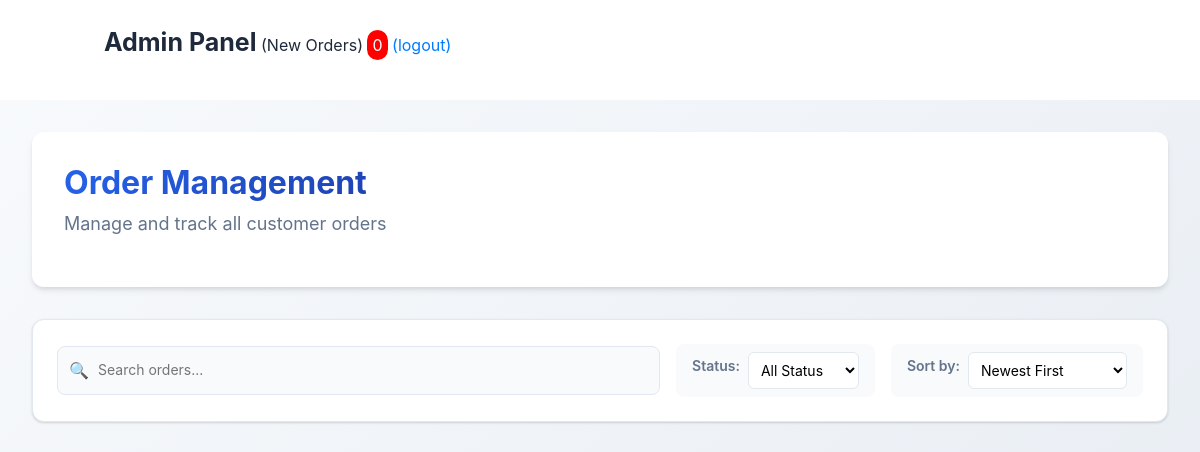
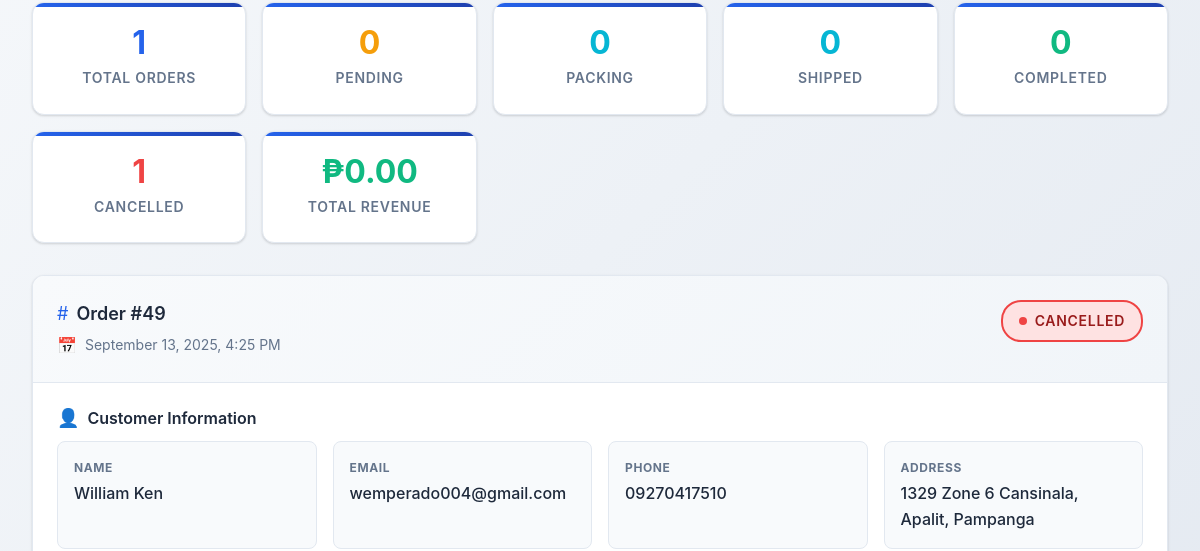
The app's page /admin/pending_orders.php (signed in, upper part), older data (2 pictures, top to bottom).
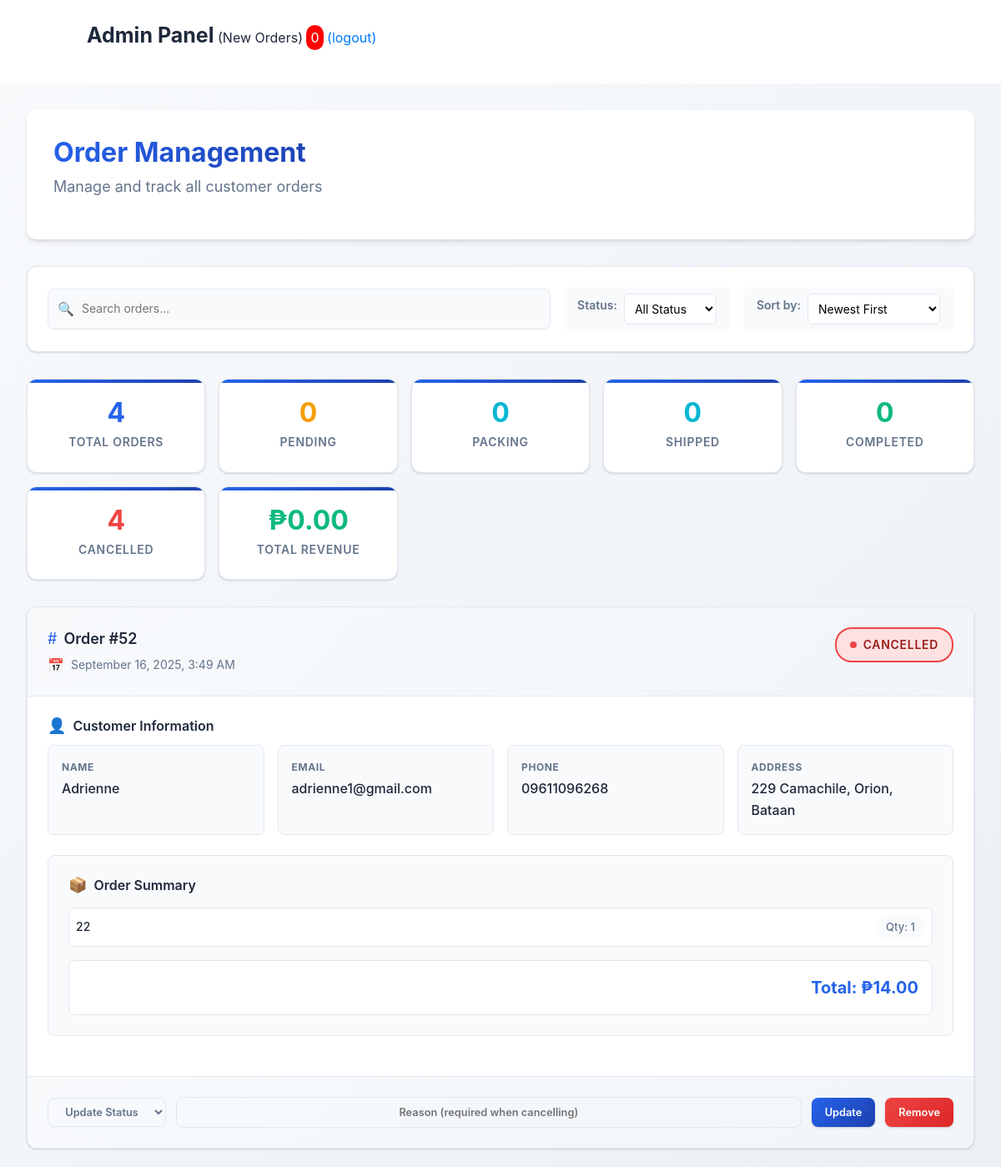
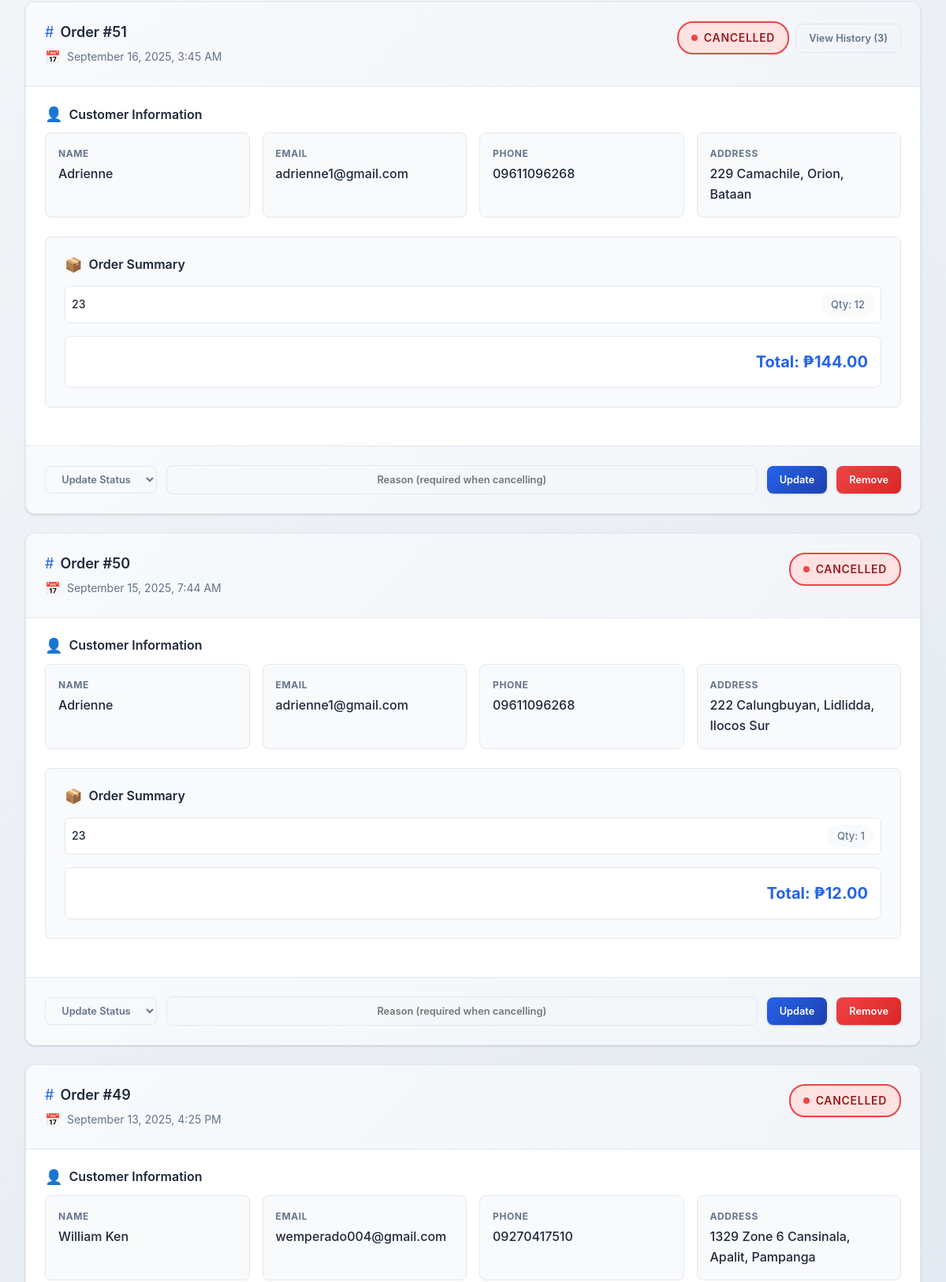
The same page, newer data (2 pictures, top to bottom).
### tables this page shows
CREATE TABLE `orders` (
  `o_id` int(11) NOT NULL,
  `user_id` int(11) NOT NULL,
  `name` varchar(100) NOT NULL,
  `address` varchar(255) NOT NULL,
  `phone` varchar(20) DEFAULT NULL,
  `payment_method` varchar(50) NOT NULL,
  `totalproduct` varchar(100) NOT NULL,
  `totalprice` decimal(10,2) NOT NULL,
  `status` enum('Pending','Packing','Shipped','Completed','Cancelled') DEFAULT 'Pending',
  `status_updated_at` timestamp NULL DEFAULT NULL,
  `created_at` timestamp(6) NOT NULL DEFAULT current_timestamp(6)
);

CREATE TABLE `users` (
  `u_id` int(11) NOT NULL,
  `f_name` varchar(100) NOT NULL,
  `l_name` varchar(100) NOT NULL,
  `email` varchar(150) NOT NULL,
  `phone` varchar(20) NOT NULL,
  `pass` varchar(255) NOT NULL,
  `zone` varchar(100) DEFAULT NULL,
  `street` varchar(150) NOT NULL,
  `barangay` varchar(100) DEFAULT NULL,
  `city` varchar(100) DEFAULT NULL,
  `province` varchar(100) DEFAULT NULL,
  `region` varchar(100) DEFAULT NULL,
  `created_at` timestamp NOT NULL DEFAULT current_timestamp()
);

### admin/pending_orders.php (the view, shortened to what the changed rows need)
<?php
include 'header.php';
include 'lib/connection.php';
$sql = "SELECT o.*, u.email as user_email, DATE_FORMAT(o.created_at, '%Y-%m-%d %H:%i:%s') AS created_at_display FROM orders o
    LEFT JOIN users u ON o.user_id = u.u_id
    ORDER BY o.created_at DESC";
$result = $conn->query($sql);
$stats_sql = "SELECT
    COUNT(*) as total_orders,
    SUM(CASE WHEN status = 'Pending' THEN 1 ELSE 0 END) as pending_count,
    SUM(CASE WHEN status = 'Packing' THEN 1 ELSE 0 END) as processing_count,
    SUM(CASE WHEN status = 'Shipped' THEN 1 ELSE 0 END) as shipped_count,
    SUM(CASE WHEN status = 'Completed' THEN 1 ELSE 0 END) as completed_count,
    SUM(CASE WHEN status = 'Cancelled' THEN 1 ELSE 0 END) as cancelled_count,
    -- Only count revenue for orders that are marked Completed (delivered)
    SUM(CASE WHEN status = 'Completed' THEN totalprice ELSE 0 END) as total_revenue
    FROM orders";
$stats_result = $conn->query($stats_sql);
$stats = $stats_result->fetch_assoc();
$status_label_map = [
    'Pending' => 'Pending',
    'Packing' => 'Packing',
    'Processing' => 'Packing',
    'Shipped' => 'Shipped',
    'Completed' => 'Delivered',
    'Cancelled' => 'Cancelled'
];
?>
<!DOCTYPE html>
<html lang="en">
<head>
    <link rel="stylesheet" href="css/pending_orders.css">
</head>
<body>
<div class="pendingbody">
    <div class="page-header">
        <div>
            <h1 class="page-title">Order Management</h1>
        </div>
    </div>
    <div class="stats-grid">
        <div class="stat-card">
            <div class="stat-value" style="color: var(--primary-color);"><?php echo $stats['total_orders']; ?></div>
            <div class="stat-label">Total Orders</div>
        </div>
        <div class="stat-card">
            <div class="stat-value" style="color: var(--danger-color);"><?php echo $stats['cancelled_count']; ?></div>
            <div class="stat-label">Cancelled</div>
        </div>
    </div>
    <div class="orders-container" id="ordersContainer">
    <?php
    if (mysqli_num_rows($result) > 0) {
        while ($row = mysqli_fetch_assoc($result)) {
            $history_count_query = mysqli_query($conn, "SELECT COUNT(*) as count FROM order_status_history WHERE order_id = '{$row['o_id']}'");
            $history_count = mysqli_fetch_assoc($history_count_query)['count'];
            $products = explode(',', $row["totalproduct"]);
            $product_details = [];
            foreach ($products as $prod) {
                if (preg_match('/^(.+)\((\d+)\)$/', trim($prod), $matches)) {
                    $product_details[] = [
                        'name' => trim($matches[1]),
                        'quantity' => (int)$matches[2]
                    ];
                }
            }
            ?>
            <div class="order-card" data-status="<?php echo strtolower($row['status']); ?>" data-price="<?php echo $row['totalprice']; ?>" data-date="<?php echo strtotime($row['created_at_display'] ?? $row['created_at']); ?>">
                <div class="order-header">
                    <div class="order-info">
                        <div class="order-number">Order #<?php echo $row['o_id']; ?></div>
                        <div class="order-date">
                            <?php
                            $created_for_display = $row['created_at_display'] ?? $row['created_at'];
                            if (!empty($created_for_display)) {
                                $date = new DateTime($created_for_display);
                                $date->setTimezone(new DateTimeZone('Asia/Manila'));
                                echo $date->format("F j, Y, g:i A");
                            } else {
                                echo "N/A";
                            }
                            ?>
                        </div>
                    </div>
                    <div class="order-status">
                        <?php
                        $display_status = $status_label_map[$row['status']] ?? $status_label_map[strtolower($row['status'])] ?? $row['status'];
                        $status_class = 'status-' . preg_replace('/[^a-z0-9]+/', '-', strtolower($row['status']));
                        ?>
                        <span class="status-badge <?php echo $status_class; ?>">
                            <?php echo htmlspecialchars($display_status); ?>
                        </span>
                        <?php if ($history_count > 0): ?>
                            <a href="#" onclick="showStatusHistory(<?php echo $row['o_id']; ?>)" class="btn btn-sm btn-outline">
                                View History (<?php echo $history_count; ?>)
                            </a>
                        <?php endif; ?>
                    </div>
                </div>
                <div class="order-body">
                    <div class="customer-info">
                        <h4>Customer Information</h4>
                        <div class="customer-details">
                            <div class="detail-item">
                                <span class="detail-label">Name</span>
                                <span class="detail-value"><?php echo htmlspecialchars($row["name"]); ?></span>
                            </div>
                            <div class="detail-item">
                                <span class="detail-label">Email</span>
                                <span class="detail-value"><?php echo htmlspecialchars($row["user_email"]); ?></span>
                            </div>
                            <div class="detail-item">
                                <span class="detail-label">Phone</span>
                                <span class="detail-value">
                                    <?php
                                    $phone = $row["phone"];
                                    if (preg_match('/^[0-9]+$/', $phone) && strlen($phone) >= 7 && strlen($phone) <= 15) {
                                        echo htmlspecialchars($phone);
                                    } else {
                                        echo "N/A";
                                    }
                                    ?>
                                </span>
                            </div>
                            <div class="detail-item">
                                <span class="detail-label">Address</span>
                                <span class="detail-value"><?php echo htmlspecialchars($row["address"]); ?></span>
                            </div>
                        </div>
                    </div>
                    <div class="order-summary">
                        <h4>Order Summary</h4>
                        <div class="products-list">
                            <?php foreach ($product_details as $product): ?>
                                <div class="product-item">
                                    <span class="product-name"><?php echo htmlspecialchars($product['name']); ?></span>
                                    <span class="product-quantity">Qty: <?php echo $product['quantity']; ?></span>
                                </div>
                            <?php endforeach; ?>
                        </div>
                        <div class="total-price">
                            Total: ₱<?php echo number_format($row["totalprice"], 2); ?>
                        </div>
                    </div>
                </div>
                <div class="order-actions">
                    <form action="<?php echo $_SERVER['PHP_SELF']; ?>" method="post" class="status-form" style="display: contents;">
                        <select name="update_status" class="btn btn-sm btn-outline" required aria-label="<?php echo 'Update status for order #' . htmlspecialchars($row['o_id']); ?>">
                            <option value="" disabled selected>Update Status</option>
                        </select>
                        <input type="text" name="change_reason" id="change_reason_<?php echo $row['o_id']; ?>" class="btn btn-sm btn-outline change-reason-input" placeholder="Reason (required when cancelling)" style="flex: 1;">
                        <button type="submit" name="update_update_btn" class="btn btn-sm btn-primary">
                            Update
                        </button>
                    </form>
                    <a href="pending_orders.php?remove=<?php echo urlencode($row['o_id']); ?>"
                       class="btn btn-sm btn-danger"
                       onclick="return confirm('Are you sure you want to remove this order?')">
                        Remove
                    </a>
                </div>
            </div>
            <?php
        }
    } else {
        echo '<div class="order-card"><div class="order-body"><p class="text-center">No orders found</p></div></div>';
    }
    ?>
    </div>
</div>
</body>
</html>

Row changes from the older to the newer data that the page shows:
added orders: o_id "52", format "September 16, 2025, 3:49 AM", status "CANCELLED", name "Adrienne", user.email "adrienne1@gmail.com", phone "09611096268", address "229 Camachile, Orion, Bataan", name "22", quantity "1", totalprice "14.00"
added orders: o_id "51", format "September 16, 2025, 3:45 AM", status "CANCELLED", history_count "3", name "Adrienne", user.email "adrienne1@gmail.com", phone "09611096268", address "229 Camachile, Orion, Bataan", name "23", quantity "12", totalprice "144.00"
added orders: o_id "50", format "September 15, 2025, 7:44 AM", status "CANCELLED", name "Adrienne", user.email "adrienne1@gmail.com", phone "09611096268", address "222 Calungbuyan, Lidlidda, Ilocos Sur", name "23", quantity "1", totalprice "12.00"
Text that changed along with them:
$stats['total_orders']: "1" → "4"
$stats['cancelled_count']: "1" → "4"
